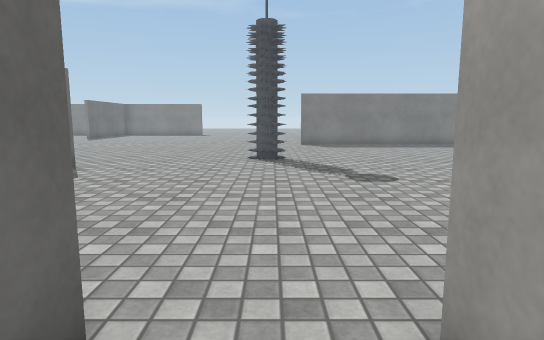
[1] (above)

24 first-person views from a walk through a scene from a Unity 3-D project. The camera is 1.2 m above the floor, tilts 8° down and sees 75° across. The floor is counted in squares, 1 m on a side. Each view is taken from the middle of a square. On the plan, view 1 faces up. The plan holds only what a view shows up to about 14 squares ahead; the rest is blank. The place goes on beyond the plan. The player is left out. Some animated figures are left out. Surface patterns are stand-ins for the level's own textures.

[2]
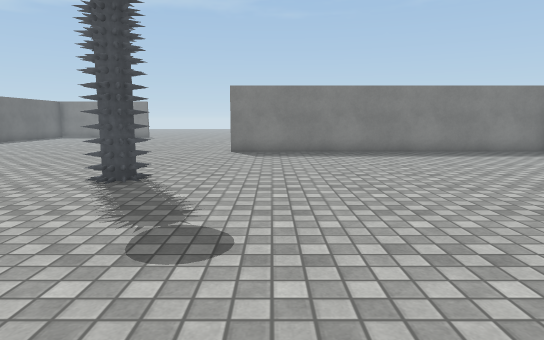

[3]
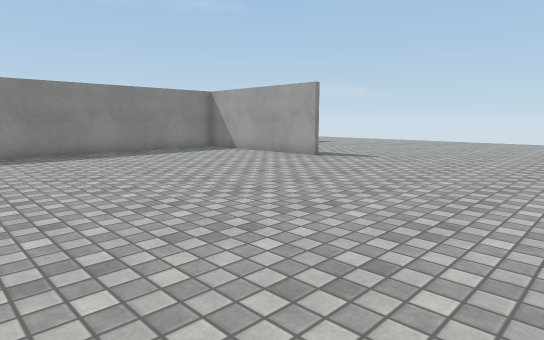

[4]
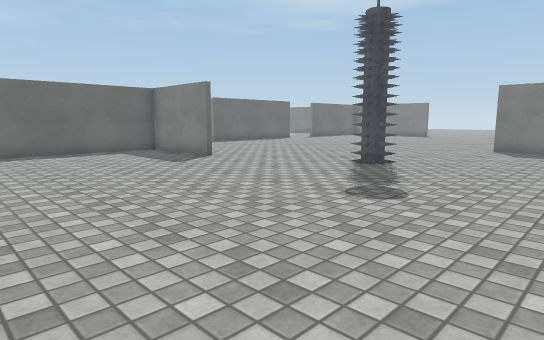

[5]
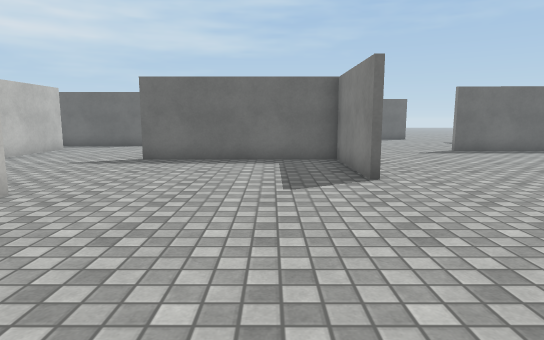

[6]
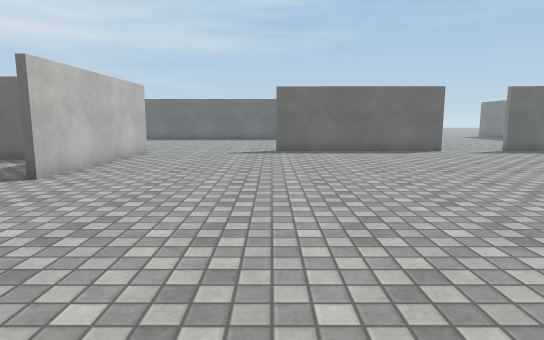

[7]
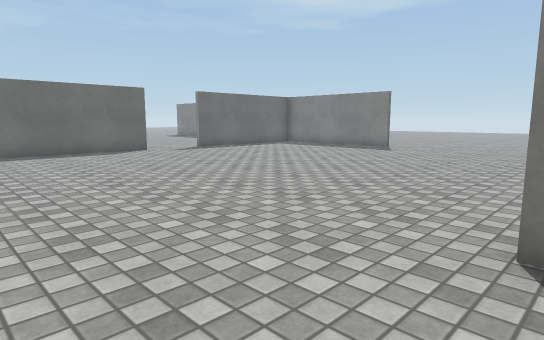

[8]
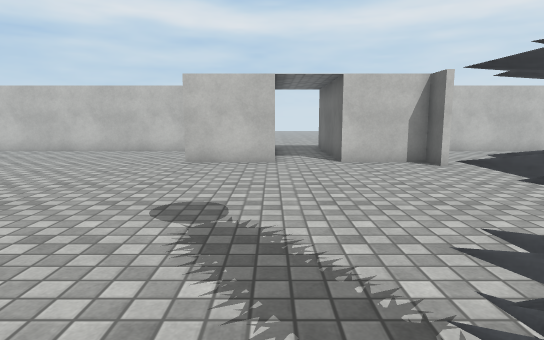

[9]
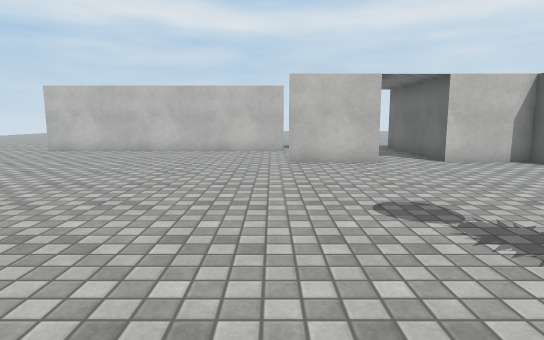

[10]
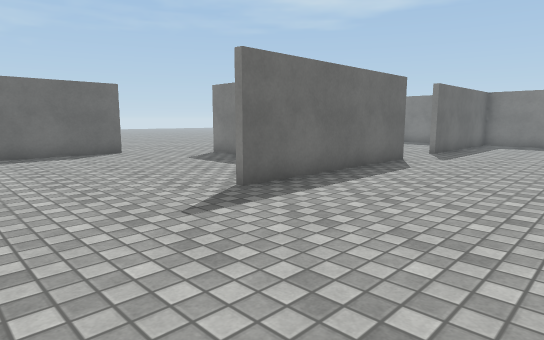

[11]
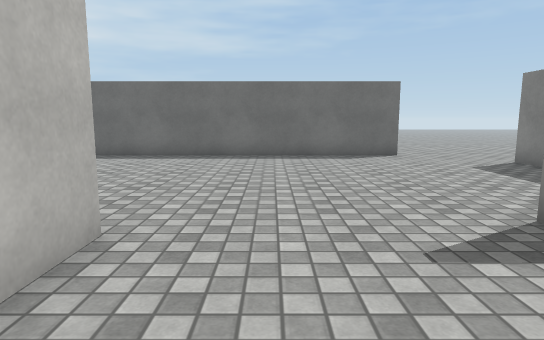

[12]
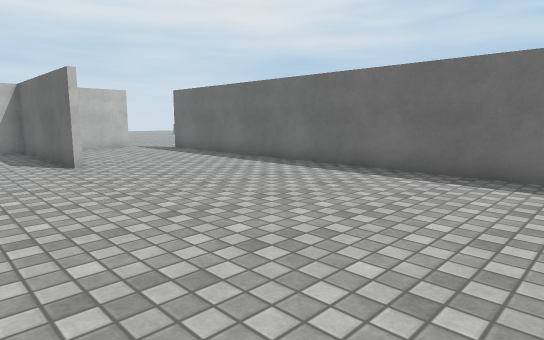

[13]
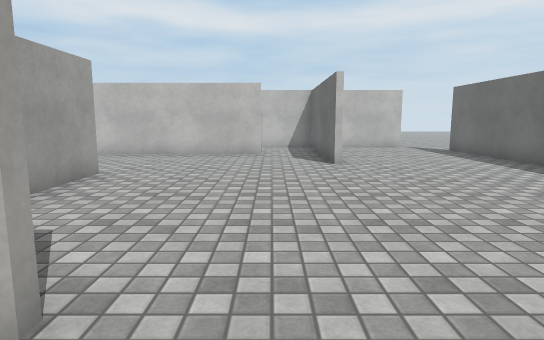

[14]
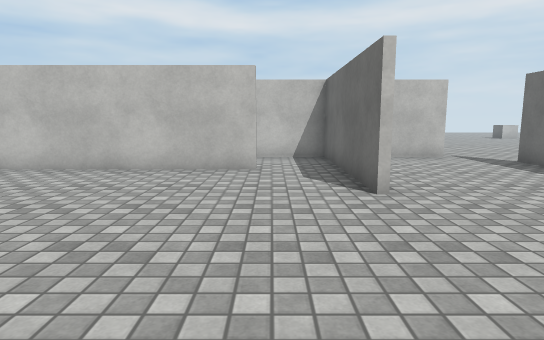

[15]
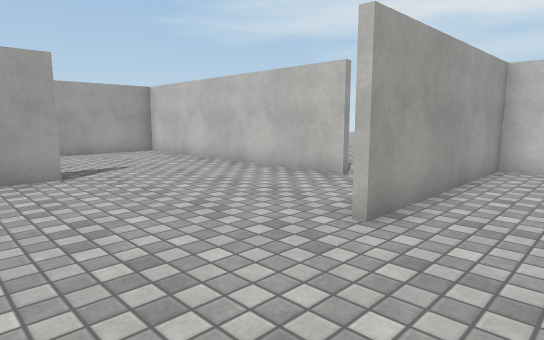

[16]
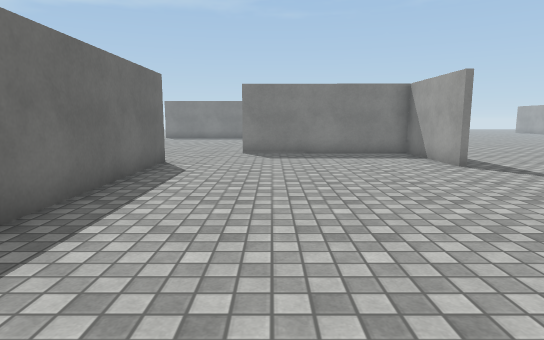

[17]
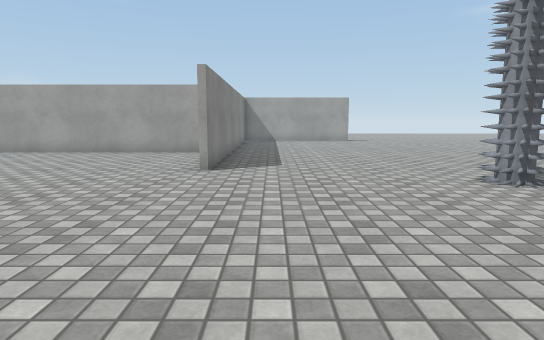

[18]
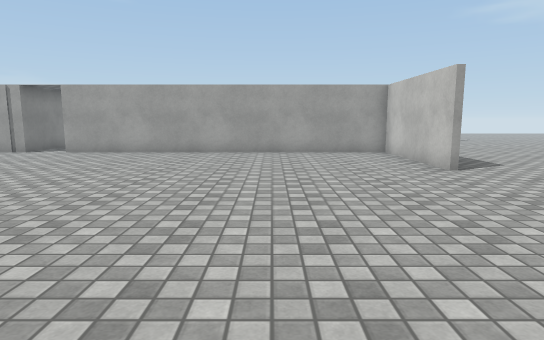

[19]
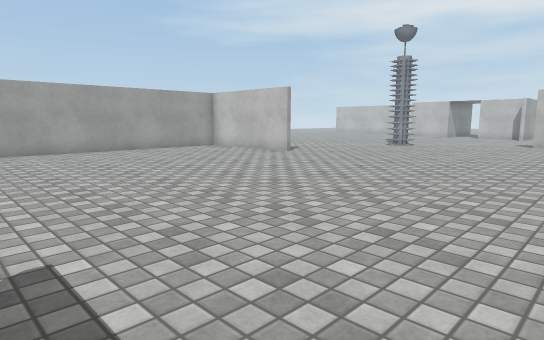

[20]
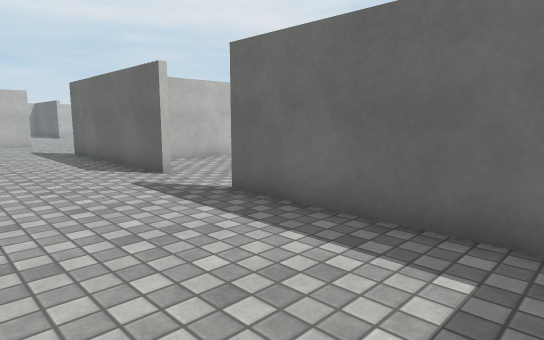

[21]
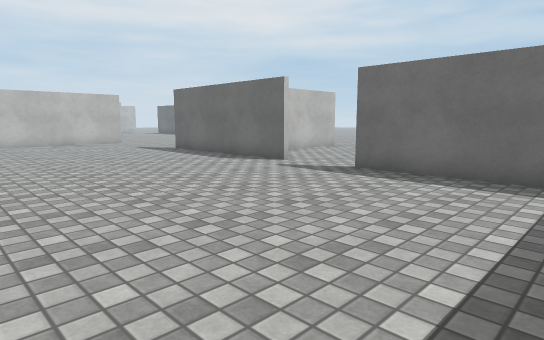

[22]
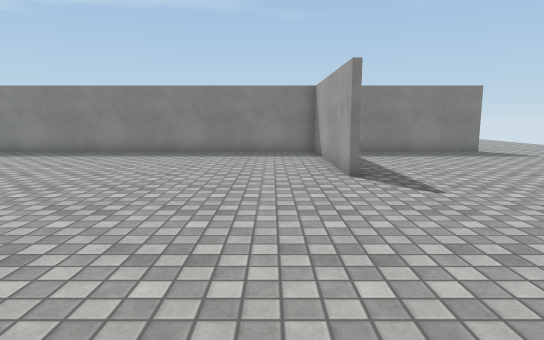

[23]
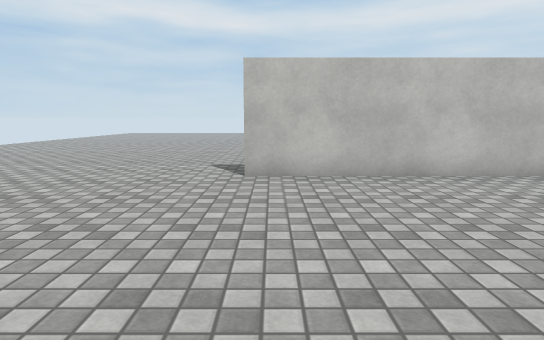

[24]
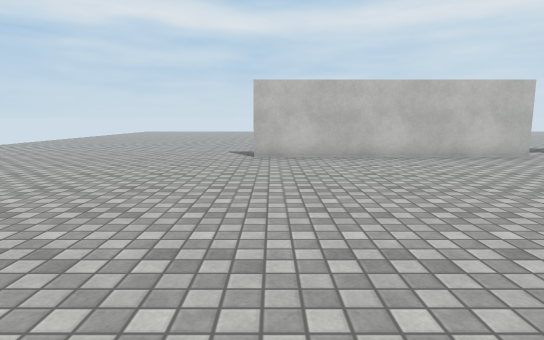

### Floor plan
Points are (right, up) in squares from view 1. A wall is a line through its corners. A room is listed if a view was taken in it or the views show most of it. See-through windows are left out.
Room 1 (view 1)
walls: (0.9, 1) (0.9, 1.8); (-1, 1.8) (-1, -2.2)
ways out: opening at (0, 2) to room 2
Room 2 (views 2, 3, 4, 5, 6, 7, 8, 9, 10, 11, 12, 13, 14, 15, 16, 17, 18, 19, 20, 21, 22, 23, 24)
walls: (-5.1, 9) (-8.9, 9) (-8.9, 3); (1.4, 17.7) (6.2, 17.7) (6.2, 28.5); (-3.5, 2.8) (-3.5, 1.8) (-1, 1.8); (0.9, 1.8) (3.6, 1.8); (-11.6, 9.2) (-5.1, 9.2); (-9.1, 3) (-9.1, 5.4); (-12.1, 14.1) (-12.1, 17.9) (-18.1, 17.9); (3.5, -1.6) (12.6, -1.6); (-11.9, 20.7) (-11.9, 14.1); (13.7, 11.5) (13.7, 17.6) (1.4, 17.5); (-14.7, 1.3) (-14.7, -1.6); (-12.6, -1.6) (-3.7, -1.6) (-3.7, 1.8); (-20.1, 15.4) (-20.1, -3.2); (-11.8, 27.6) (-11.9, 23.1); (18.5, 17.6) (15.3, 17.6); (-14.9, -4.5) (-14.9, 1.3)
ways out: opening at (0, 2) to room 1; opening at (-20, -4); opening at (-19, 17); opening at (-13.5, -2); opening at (-12, 22)
objects: other object (-1, 11) to (0, 12)

Positions as (right, up) in squares from view 1, and headings:
1: (0, 0), facing up
2: (3, 4), facing up
3: (4, 4), facing up-right
4: (5, 2), facing up-left
5: (2, 7), facing left
6: (2, 14), facing left
7: (2, 14), facing up-left
8: (1, 12), facing down
9: (4, 12), facing down
10: (-7, 10), facing up-left
11: (-8, 11), facing left
12: (-12, 11), facing down-left
13: (-13, 11), facing down
14: (-13, 7), facing down
15: (-17, 5), facing down-right
16: (-17, 5), facing up
17: (-7, 16), facing right
18: (-7, 22), facing right
19: (-8, 28), facing down-right
20: (-8, 28), facing down-left
21: (-4, 28), facing down-left
22: (12, 4), facing up
23: (12, 6), facing down
24: (12, 10), facing down
